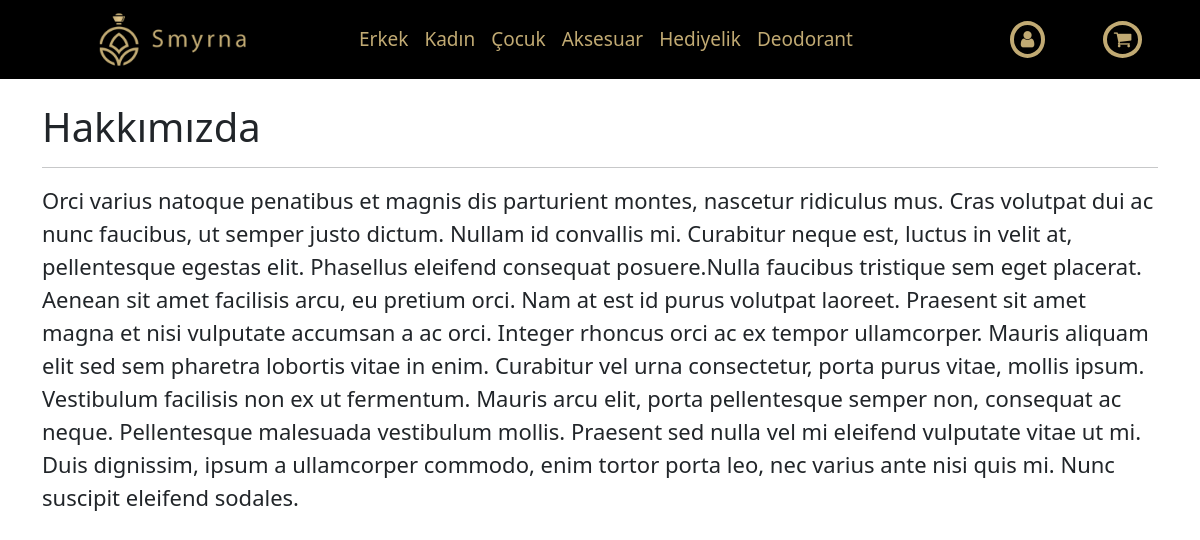
/content.php?cid=1, run on the app's committed database.
### tables this page shows
CREATE TABLE `category` (
  `id` tinyint(4) NOT NULL,
  `title` varchar(255) NOT NULL,
  `description` text NOT NULL,
  `level` tinyint(4) NOT NULL,
  `showhomepage` tinyint(4) NOT NULL DEFAULT 1,
  `image` varchar(255) NOT NULL,
  `status` tinyint(4) NOT NULL DEFAULT 0,
  `remove` tinyint(4) NOT NULL DEFAULT 0
);

CREATE TABLE `content` (
  `id` tinyint(4) NOT NULL,
  `title` varchar(255) NOT NULL,
  `description` text NOT NULL,
  `summary` text NOT NULL,
  `status` tinyint(4) NOT NULL DEFAULT 0,
  `remove` tinyint(4) NOT NULL DEFAULT 0
);

### admin/class/category_class.php (called while the page is built, shortened)
<?php
class Category {
	function getMainCategory() {
		require $_SERVER['DOCUMENT_ROOT']."/smyrna/admin/baglan.php";
		$sql = "SELECT * FROM category WHERE remove = 0 AND status = 0 AND level = 0";
		$result = $conn->query($sql);
		return $result;
	}
}
?>

### admin/class/content_class.php (called while the page is built, shortened)
<?php
class Content {
	function getContentById($contentId) {
		require $_SERVER['DOCUMENT_ROOT']."/smyrna/admin/baglan.php";
		$sql = "SELECT * FROM content WHERE remove = 0 AND id='".$contentId."'";
		$result = $conn->query($sql);
		$result = mysqli_fetch_array($result);
		return $result;
	}
}
?>

### content.php (the view)
<?php include "header.php" ?>
<?php
	if(isset($_GET['cid'])) {
		$contentData = $content->getContentById($_GET['cid']);
		if($contentData != "") {
			$contentTitle = $contentData['title'];
			$contentDescription = $contentData['description'];
		} else {
			header("location: 404.php");
		}
	} else {
		header("location: index.php");
	}
?>
<content>
	<div class="container">
		<div class="col-12 mt-4">
			<h1><?php echo $contentTitle ?></h1>
			<hr>
			<?php echo $contentDescription ?>
		</div>
	</div>
</content>
<?php include "footer.php" ?>

### header.php (shortened to what this page needs)
<?php
	include "admin/class/content_class.php";
	include "admin/class/category_class.php";
	$category = new Category();
	$zeroCategoryLevel = $category->getMainCategory();
?>
<!DOCTYPE html>
<html>
	<head>
		<link rel="stylesheet" href="https://cdnjs.cloudflare.com/ajax/libs/font-awesome/4.7.0/css/font-awesome.min.css" />
		<link href="https://cdn.jsdelivr.net/npm/bootstrap@5.0.0-beta3/dist/css/bootstrap.min.css" rel="stylesheet" />
		<link rel="stylesheet" type="text/css" href="style.css" />
	</head>
	<body>
		<header>
			<div class="container">
				<div class="row">
					<div class="col-12 col-md-3">
						<a href="/">
							<img src="img/logo.png" class="img-fluid" alt="Smyrna Parfume">
						</a>
					</div>
					<div class="col-12 col-md-7 d-flex align-items-center">
						<nav class="navbar navbar-expand-lg navbar-light w-100">
							<div class="container-fluid">
								<div class="collapse navbar-collapse" id="navbarSupportedContent">
									<ul class="navbar-nav me-auto mb-2 mb-lg-0">
										<?php foreach($zeroCategoryLevel as $key => $value) { ?>
										<li class="nav-item">
											<a class="nav-link" aria-current="page" href="category.php?ctgid=<?php echo $value['id'] ?>">
												<?php echo $value['title'] ?>
											</a>
										</li>
										<?php } ?>
									</ul>
								</div>
							</div>
						</nav>
					</div>
					<div class="d-none d-md-block col-12 col-md-2 icons align-self-center text-center">
						<div class="row">
							<div class="col-6">
								<a href=""><i class="fa fa-user"></i></a>
							</div>
							<div class="col-6">
								<a href=""><i class="fa fa-shopping-cart"></i></a>
							</div>
						</div>
					</div>
				</div>
			</div>
		</header>

### style.css (style rules this page uses)
body { font-size: 22px; }
header { background-color: Black; }
.navbar-light .navbar-nav .nav-link, .navbar-light .navbar-nav .nav-link:focus, .navbar-light .navbar-nav .nav-link:hover { color: #c1aa73; font-size: 19px; }
header .icons i { color: #c1aa73; font-size: 19px; border: 4px solid #c1aa73; border-radius: 50%; padding: 5px 7px; }

### data on the page
category: title "Erkek"
category: title "Kadın"
category: title "Çocuk"
category: title "Aksesuar"
category: title "Hediyelik"
category: title "Deodorant"
content: title "Hakkımızda", description "Orci varius natoque penatibus et magnis dis parturient montes, nascetur ridiculus mus. Cras volutpat dui ac nunc faucibus, ut semper justo dictum. Nullam id convallis mi. Curabitur neque est, luctus in velit at, pellentesque egestas elit. Phasellus eleifend consequat posuere.Nulla faucibus tristique sem eget placerat. Aenean sit amet facilisis arcu, eu pretium orci. Nam at est id purus volutpat laoreet. Praesent sit amet magna et nisi vulputate accumsan a ac orci. Integer rhoncus orci ac ex tempor ullamcorper. Mauris aliquam elit sed sem pharetra lobortis vitae in enim. Curabitur vel urna consectetur, porta purus vitae, mollis ipsum. Vestibulum facilisis non ex ut fermentum. Mauris arcu…"
